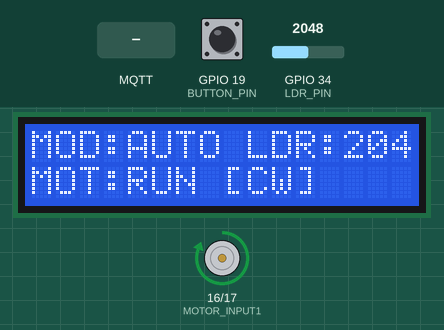
Recording of a sketch running on a simulated ESP32. On the bench: 16×2 character LCD, motor-driver pin pairs drawn as motors (green arrow = first pin HIGH = forward, orange = second pin HIGH = backward, longer = more drive, scaled by the enable pin). The test bench sets the inputs (shaded band); at power-on: GPIO 34 (LDR_PIN) = 2048, GPIO 19 (BUTTON_PIN) HIGH. WiFi joins after 1.5 s; servers stay silent unless stated; no MQTT or app messages arrive unless stated.

Above: at 2.8 s.
2.9 s: GPIO 34 (LDR_PIN) set to 735
At 4.0 s:
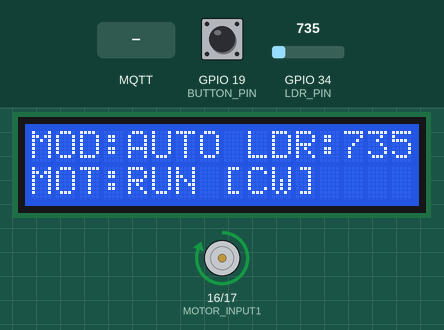
4.7 s: GPIO 34 (LDR_PIN) set to 647
At 5.2 s:
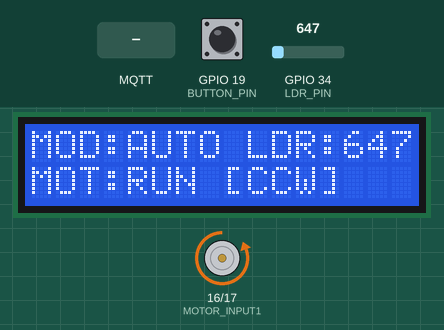
6.3 s: GPIO 19 (BUTTON_PIN) pulled LOW for 0.15 s
At 7.6 s:
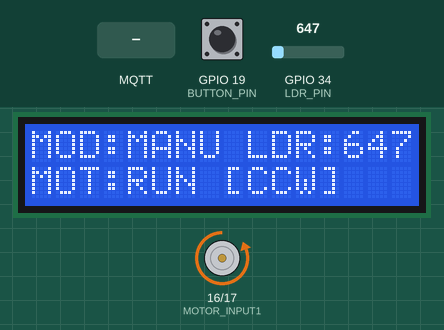
7.9 s: MQTT message "motorOff" arrives on the first subscribed topic
At 8.9 s:
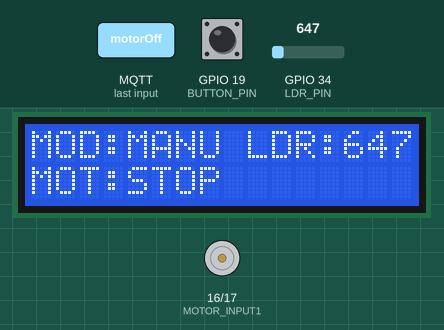
9.5 s: MQTT message "motorOn" arrives on the first subscribed topic
At 10.1 s:
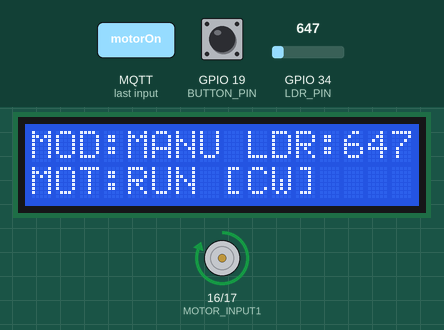
11.1 s: GPIO 19 (BUTTON_PIN) pulled LOW for 1 s
At 11.18 s:
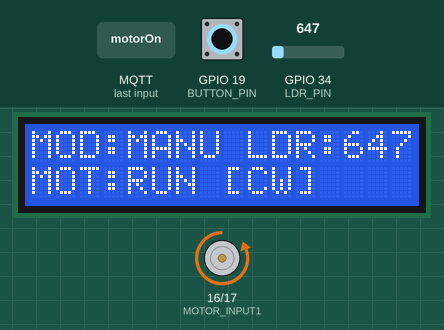
Timing chart, 0 to 14.1 s (numbered marks = the images above; inputs shaded):
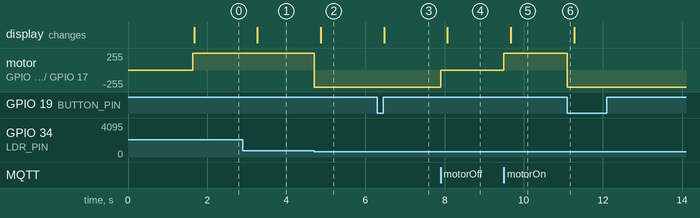

Measured:
- the behaviour switches between 701 and 700 on GPIO 34 (LDR_PIN) (found by bisection; images 1 and 2)
- after the input at 2.9 s, the display: changes after 0.37 s (image 1)
- after the input at 4.7 s, motor on GPIO 16 (MOTOR_INPUT1) / GPIO 17 (MOTOR_INPUT2): forward 255/255 → backward 255/255 at once; the display: changes after 0.17 s (image 2)
- after the input at 6.3 s, the display: changes after 0.17 s (image 3)
- after the input at 7.9 s, motor on GPIO 16 (MOTOR_INPUT1) / GPIO 17 (MOTOR_INPUT2): backward 255/255 → stopped at once; the display: changes after 0.17 s (image 4)
- after the input at 9.5 s, motor on GPIO 16 (MOTOR_INPUT1) / GPIO 17 (MOTOR_INPUT2): stopped → forward 255/255 at once; the display: changes after 0.17 s (image 5)
- after the input at 11.1 s, motor on GPIO 16 (MOTOR_INPUT1) / GPIO 17 (MOTOR_INPUT2): forward 255/255 → backward 255/255 at once

The sketch:

HbridgeLCD.ino
```cpp
#include <WiFi.h>
#include <MQTT.h>
#include <Wire.h>
#include <LCD_I2C.h>
#include "RTClib.h"

// --- Pin Config ---
#define BUTTON_PIN 19
#define LDR_PIN 34
const int MOTOR_ENABLE = 23;
const int MOTOR_INPUT1 = 16;
const int MOTOR_INPUT2 = 17;
const int LED_CW = 16;
const int LED_CCW = 17;

// --- WiFi & MQTT ---
const char ssid[] = "@JumboPlusIoT";
const char pass[] = "07450748";
const char mqtt_broker[] = "test.mosquitto.org";
const char mqtt_client_id[] = "AI_Group4_Interrupt_Control";
int MQTT_PORT = 1883;

WiFiClient net;
MQTTClient client;
LCD_I2C lcd(0x27, 16, 2);
RTC_DS1307 rtc;

// --- State Variables ---
volatile bool isAutoMode = true; // ใช้ volatile สำหรับตัวแปรที่ใช้ใน Interrupt
bool motorState = false;
bool ledcw = false;
bool ledccw = false;
int ldrValue = 0;

unsigned long lastPublishTime = 0;
unsigned long lastLCDUpdateTime = 0;
volatile unsigned long lastInterruptTime = 0; // สำหรับ Debounce ใน Interrupt

// --- Interrupt Service Routine (ISR) ---
void IRAM_ATTR handleButtonPress() {
  unsigned long interruptTime = millis();
  // Debounce 250ms: ถ้ากดย้ำๆ ในช่วงเวลานี้จะไม่ทำงาน
  if (interruptTime - lastInterruptTime > 250) {
    isAutoMode = !isAutoMode;
    lastInterruptTime = interruptTime;
  }
}

// --- ฟังก์ชันควบคุมมอเตอร์ ---
void stopMotor() {
  digitalWrite(MOTOR_INPUT1, LOW);
  digitalWrite(MOTOR_INPUT2, LOW);
  digitalWrite(LED_CW, LOW);
  digitalWrite(LED_CCW, LOW);
  ledcw = false; ledccw = false; motorState = false;
}

void rotateCW() {
  digitalWrite(MOTOR_INPUT1, HIGH);
  digitalWrite(MOTOR_INPUT2, LOW);
  digitalWrite(LED_CW, HIGH);
  digitalWrite(LED_CCW, LOW);
  ledcw = true; ledccw = false; motorState = true;
}

void rotateCCW() {
  digitalWrite(MOTOR_INPUT1, LOW);
  digitalWrite(MOTOR_INPUT2, HIGH);
  digitalWrite(LED_CW, LOW);
  digitalWrite(LED_CCW, HIGH);
  ledcw = false; ledccw = true; motorState = true;
}

void publishStatus() {
  if (client.connected()) {
    client.publish("groupAi4/modeStatus", isAutoMode ? "Auto" : "Manual");
    client.publish("groupAi4/motorStatus", motorState ? "Working" : "Stop");
  }
}

void connect() {
  int attempts = 0;
  while (WiFi.status() != WL_CONNECTED && attempts < 15) {
    delay(500);
    attempts++;
  }
  if (WiFi.status() == WL_CONNECTED && client.connect(mqtt_client_id)) {
    client.subscribe("groupAi4/command");
    publishStatus();
  }
}

void messageReceived(String &topic, String &payload) {
  if (payload == "toggleMode") isAutoMode = !isAutoMode;
  else if (!isAutoMode) {
    if (payload == "motorOn") motorState = true;
    if (payload == "motorOff") motorState = false;
  }
}

void setup() {
  Serial.begin(115200);

  Wire.begin();
  lcd.begin();
  lcd.backlight();
  lcd.print("System Ready...");

  if (!rtc.begin()) Serial.println("RTC Not Found");

  // --- Setup Interrupt ---
  pinMode(BUTTON_PIN, INPUT_PULLUP);
  // สั่งให้เรียก handleButtonPress เมื่อแรงดันขา 19 เปลี่ยนจาก High เป็น Low (FALLING)
  attachInterrupt(digitalPinToInterrupt(BUTTON_PIN), handleButtonPress, FALLING);

  pinMode(MOTOR_ENABLE, OUTPUT);
  pinMode(MOTOR_INPUT1, OUTPUT);
  pinMode(MOTOR_INPUT2, OUTPUT);
  pinMode(LED_CW, OUTPUT);
  pinMode(LED_CCW, OUTPUT);
  digitalWrite(MOTOR_ENABLE, HIGH);
  stopMotor();

  WiFi.begin(ssid, pass);
  client.begin(mqtt_broker, MQTT_PORT, net);
  client.onMessage(messageReceived);

  connect();
  lcd.clear();
}

void loop() {
  client.loop();

  if (WiFi.status() == WL_CONNECTED && !client.connected()) {
    static unsigned long lastRetry = 0;
    if (millis() - lastRetry > 5000) {
      client.connect(mqtt_client_id);
      lastRetry = millis();
    }
  }

  ldrValue = analogRead(LDR_PIN);

  // ตรรกะควบคุมมอเตอร์ (อิงตามโหมดที่ถูกเปลี่ยนจาก Interrupt)
  if (isAutoMode) {
    if (ldrValue > 700) rotateCW();
    else if (ldrValue > 300) rotateCCW();
    else stopMotor();
  } else {
    if (!motorState) stopMotor();
    else if (!ledcw && !ledccw) rotateCW(); // Manual Default ให้หมุน CW
  }

  // ส่งข้อมูล MQTT ทุก 2 วินาที
  if (millis() - lastPublishTime > 2000) {
    client.publish("groupAi4/ldr", String(ldrValue));
    publishStatus();
    lastPublishTime = millis();
  }

  // อัปเดต LCD
  if (millis() - lastLCDUpdateTime > 500) {
    lcd.setCursor(0, 0);
    lcd.print("MOD:"); lcd.print(isAutoMode ? "AUTO " : "MANU ");
    lcd.print("LDR:"); lcd.print(ldrValue);
    lcd.print("    ");

    lcd.setCursor(0, 1);
    lcd.print("MOT:");
    if (!motorState) lcd.print("STOP      ");
    else lcd.print(ledcw ? "RUN [CW]  " : "RUN [CCW] ");

    lastLCDUpdateTime = millis();
  }
}
```
